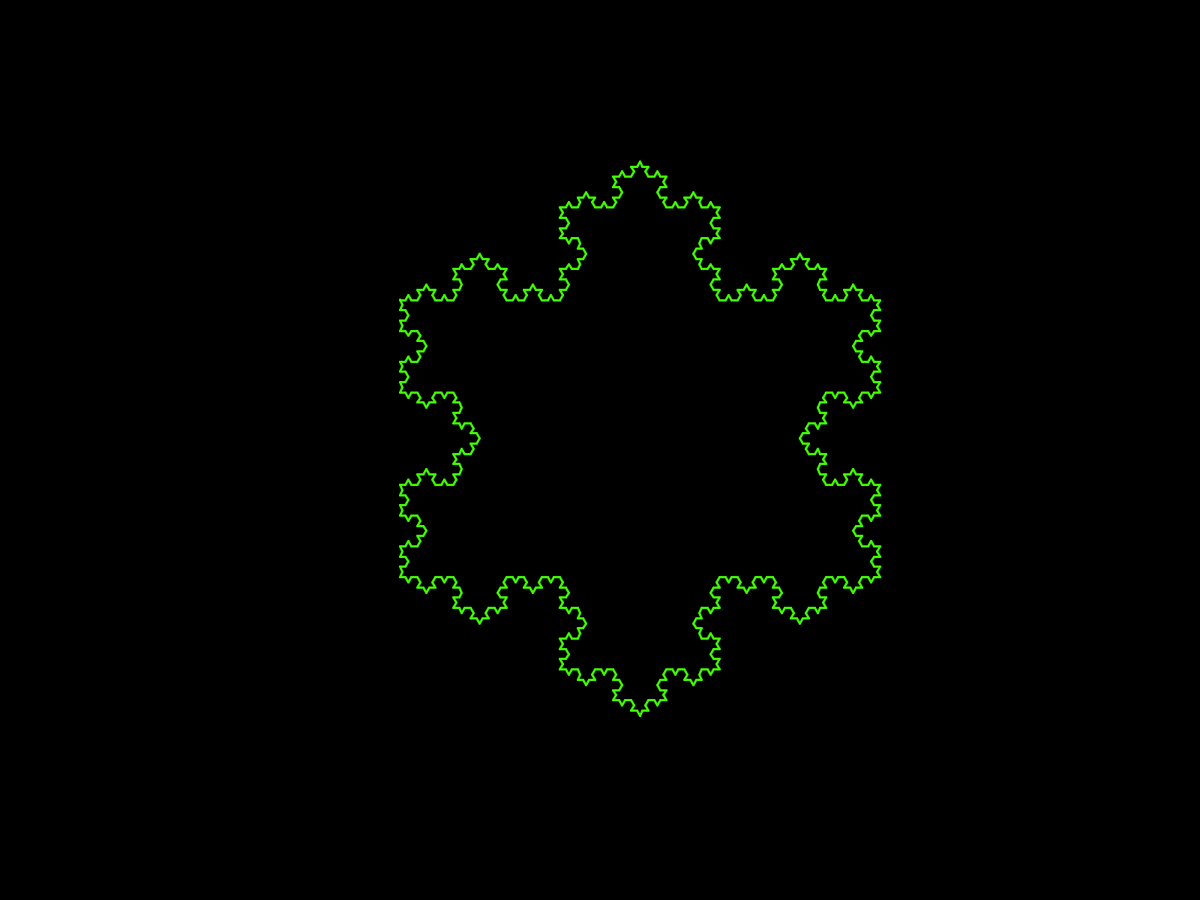
Frame 1 (no input)
Frame 60 (the mouse pressed at the canvas centre just before this capture): identical to frame 1, image omitted
Frame 120 (the mouse held since frame 60 and released just before this capture): identical to frame 1, image omitted

The Processing sketch that drew this single still picture (run headless with seeded random() and noise(); from frame 60 on, the mouse is pressed at the canvas centre):

// Processing sketch: VonKochTest
// ── VonKochTest.pde
color getRandomColor(){
  return color(random(256),random(256),random(256));
}

class Point {
  float x;
  float y;
  Point(float _x, float _y) {
    x=_x;
    y=_y;
  }
};

class VonKoch {
  float side;
  float angle;
  int level;
  Point currPt;
  Point prevPt;

  private void rotateLeft(float x) {
    angle-=x;
  }

  private void rotateRight(float x) {
    angle+=x;
  }

  private void drawFourLines(float s, int l) {
    if (l==0) {
      prevPt.x=currPt.x+(float)(cos(angle/180*PI)*s);
      prevPt.y=currPt.y+(float)(sin(angle/180*PI)*s);
      stroke(lineColor);
      line(currPt.x, currPt.y, prevPt.x, prevPt.y);
      currPt.x=prevPt.x;
      currPt.y=prevPt.y;
    } else {
      drawFourLines(s/3, l-1);
      rotateLeft(60);
      drawFourLines(s/3, l-1);
      rotateRight(120);
      drawFourLines(s/3, l-1);
      rotateLeft(60);
      drawFourLines(s/3, l-1);
    }
  }

  //Construct
  public VonKoch(float s, int l) {
    side=s;
    angle=0;
    level=l;
    currPt=new Point(width/3,height/3);
    prevPt=new Point(0, 0);
  }

  public void draw() {
    for (int i=0; i<3; ++i) {
      drawFourLines(side, level);
      rotateRight(120);
    }
  }
};

color red=#FF0D0D;
color green=#3FFF00;
color blue=#0052FF;
int white=255;
int black=0;

color lineColor=green;
int back=black;

void setup() {
  fullScreen();
  background(back);
  strokeWeight(3);
  VonKoch vk=new VonKoch(640, 4);
  vk.draw();
  String imageName="kkli_"+(back==white?"white":"black")+"_";
  if(lineColor==red) imageName+="red";
  else if(lineColor==green) imageName+="green";
  else imageName+="blue";
  save(imageName);
}

void draw() {
  if (keyPressed) {
    exit();
  }
}
